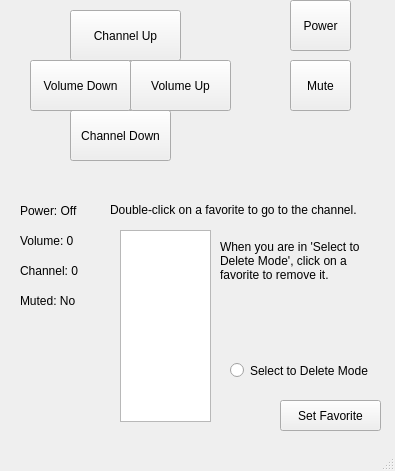
<?xml version="1.0" encoding="UTF-8"?>
<ui version="4.0">
 <class>MainWindow</class>
 <widget class="QMainWindow" name="MainWindow">
  <property name="geometry">
   <rect>
    <x>0</x>
    <y>0</y>
    <width>395</width>
    <height>471</height>
   </rect>
  </property>
  <property name="windowTitle">
   <string>MainWindow</string>
  </property>
  <widget class="QWidget" name="centralwidget">
   <widget class="QPushButton" name="chUpButton">
    <property name="geometry">
     <rect>
      <x>70</x>
      <y>10</y>
      <width>111</width>
      <height>51</height>
     </rect>
    </property>
    <property name="text">
     <string>Channel Up</string>
    </property>
   </widget>
   <widget class="QPushButton" name="chDownButton">
    <property name="geometry">
     <rect>
      <x>70</x>
      <y>110</y>
      <width>101</width>
      <height>51</height>
     </rect>
    </property>
    <property name="text">
     <string>Channel Down</string>
    </property>
   </widget>
   <widget class="QPushButton" name="volUpButton">
    <property name="geometry">
     <rect>
      <x>130</x>
      <y>60</y>
      <width>101</width>
      <height>51</height>
     </rect>
    </property>
    <property name="text">
     <string>Volume Up</string>
    </property>
   </widget>
   <widget class="QPushButton" name="volDownButton">
    <property name="geometry">
     <rect>
      <x>30</x>
      <y>60</y>
      <width>101</width>
      <height>51</height>
     </rect>
    </property>
    <property name="text">
     <string>Volume Down</string>
    </property>
   </widget>
   <widget class="QPushButton" name="powerButton">
    <property name="geometry">
     <rect>
      <x>290</x>
      <y>0</y>
      <width>61</width>
      <height>51</height>
     </rect>
    </property>
    <property name="text">
     <string>Power</string>
    </property>
   </widget>
   <widget class="QPushButton" name="setFavoriteButton">
    <property name="geometry">
     <rect>
      <x>280</x>
      <y>400</y>
      <width>101</width>
      <height>31</height>
     </rect>
    </property>
    <property name="text">
     <string>Set Favorite</string>
    </property>
   </widget>
   <widget class="QPushButton" name="muteButton">
    <property name="geometry">
     <rect>
      <x>290</x>
      <y>60</y>
      <width>61</width>
      <height>51</height>
     </rect>
    </property>
    <property name="text">
     <string>Mute</string>
    </property>
   </widget>
   <widget class="QListWidget" name="favoriteChannelsListView">
    <property name="geometry">
     <rect>
      <x>120</x>
      <y>230</y>
      <width>91</width>
      <height>192</height>
     </rect>
    </property>
   </widget>
   <widget class="QLabel" name="powerLabel">
    <property name="geometry">
     <rect>
      <x>20</x>
      <y>200</y>
      <width>81</width>
      <height>21</height>
     </rect>
    </property>
    <property name="text">
     <string>Power: Off</string>
    </property>
   </widget>
   <widget class="QLabel" name="volumeLabel">
    <property name="geometry">
     <rect>
      <x>20</x>
      <y>230</y>
      <width>81</width>
      <height>21</height>
     </rect>
    </property>
    <property name="text">
     <string>Volume: 0</string>
    </property>
   </widget>
   <widget class="QLabel" name="channelLabel">
    <property name="geometry">
     <rect>
      <x>20</x>
      <y>260</y>
      <width>81</width>
      <height>21</height>
     </rect>
    </property>
    <property name="text">
     <string>Channel: 0</string>
    </property>
   </widget>
   <widget class="QLabel" name="mutedLabel">
    <property name="geometry">
     <rect>
      <x>20</x>
      <y>290</y>
      <width>81</width>
      <height>21</height>
     </rect>
    </property>
    <property name="text">
     <string>Muted: No</string>
    </property>
   </widget>
   <widget class="QLabel" name="label">
    <property name="geometry">
     <rect>
      <x>110</x>
      <y>200</y>
      <width>291</width>
      <height>20</height>
     </rect>
    </property>
    <property name="text">
     <string>Double-click on a favorite to go to the channel.</string>
    </property>
    <property name="wordWrap">
     <bool>true</bool>
    </property>
   </widget>
   <widget class="QRadioButton" name="deleteModeRadioButton">
    <property name="geometry">
     <rect>
      <x>230</x>
      <y>350</y>
      <width>161</width>
      <height>41</height>
     </rect>
    </property>
    <property name="text">
     <string>Select to Delete Mode</string>
    </property>
   </widget>
   <widget class="QLabel" name="label_2">
    <property name="geometry">
     <rect>
      <x>220</x>
      <y>220</y>
      <width>151</width>
      <height>81</height>
     </rect>
    </property>
    <property name="text">
     <string>When you are in 'Select to Delete Mode', click on a favorite to remove it.</string>
    </property>
    <property name="wordWrap">
     <bool>true</bool>
    </property>
   </widget>
  </widget>
  <widget class="QMenuBar" name="menubar">
   <property name="geometry">
    <rect>
     <x>0</x>
     <y>0</y>
     <width>395</width>
     <height>22</height>
    </rect>
   </property>
  </widget>
  <widget class="QStatusBar" name="statusbar"/>
 </widget>
 <resources/>
 <connections/>
</ui>
